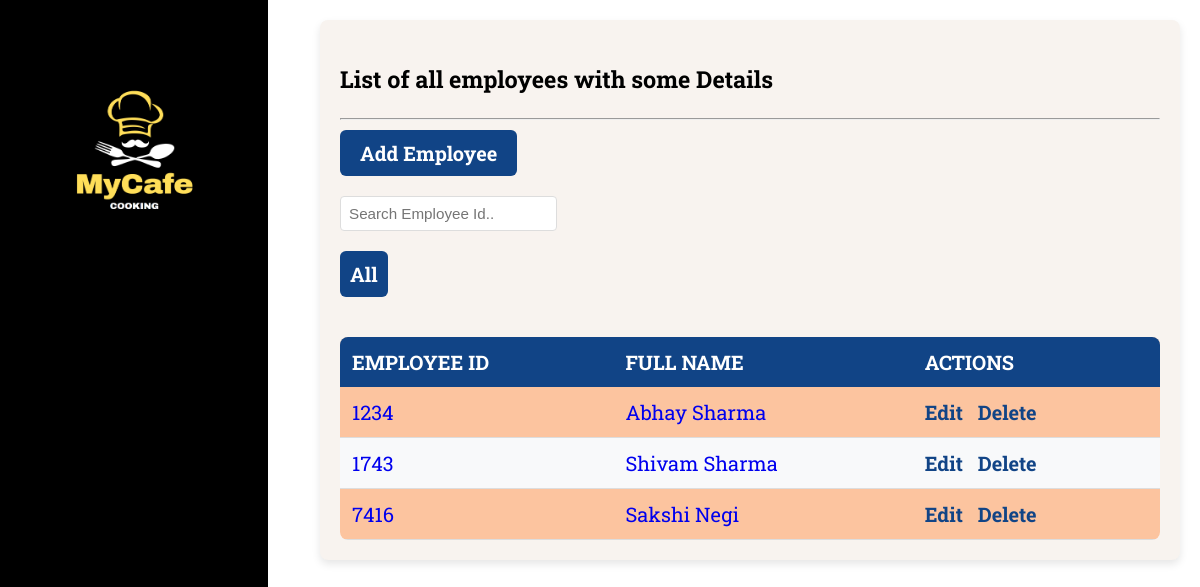
The app's page /employee-detail/ with its own data.
### base/models.py (models this page shows, shortened)
class Employees(models.Model):
    user = models.OneToOneField(User, on_delete=models.CASCADE, primary_key=True, related_name='employee_profile')
    Id = models.PositiveIntegerField(unique=True)
    FirstName = models.CharField(max_length=200)
    FirstName=models.CharField(max_length=200)
    LastName=models.CharField(max_length=200)
    MailId=models.EmailField()
    Balance = models.PositiveIntegerField( default=0)
    updated =models.DateTimeField(auto_now =True)
    created=models.DateTimeField(auto_now_add=True)
    class Meta:
        ordering =['-updated','-created']

### base/views.py (the view)
# urls.py: path('employee-detail/',views.employeeData, name='employeeData'),
def employeeData(request):
    q=request.GET.get('q') if request.GET.get('q') !=None else ''
    employeeData= Employees.objects.filter(
        Q(Id__contains=q)|
        Q(FirstName__icontains=q)
    )
    context={'employeeData':employeeData}
    return render(request,'base/admin/employees_detail.html',context)

### base/context_processors.py (called while the page is built)
def is_admin_user(request):
    if request.user.is_authenticated:
        is_admin = 'admin' in request.user.username.lower()
    else:
        is_admin = False
    return {
        'is_admin': is_admin
    }

### base/templates/base/admin/employees_detail.html
{% extends 'main.html' %}
{% block content %}
<div class="employee-list-container">
    <h3>List of all employees with some Details</h3>
    <hr>
    <a href="{% url 'registerPage' %}" class="add-employee">Add Employee</a>
    <form method="GET" action="{% url 'employeeData' %}" class="search-form">
        <input type="text" name="q" placeholder="Search Employee Id..">
    </form>
    <a href="{% url 'employeeData' %}" class="search-all">All</a>
    <table class="employee-table">
        <thead>
            <tr>
                <th>Employee Id</th>
                <th>Full Name</th>
                <th>Actions</th>
            </tr>
        </thead>
        <tbody>
            {% for employee in employeeData %}
            <tr>
                <td><a href="{% url 'employeeData' %}?q={{employee.Id}}">{{employee.Id}}</a></td>
                <td><a href="{% url 'employeeInfo' employee.Id %}">{{employee.FirstName}} {{employee.LastName}}</a></td>
                <td class="action-links">
                    <a href="{% url 'updateUser' employee.Id %}">Edit</a>
                    <a href="{% url 'deleteUser' employee.Id %}">Delete</a>
                </td>
            </tr>
            {% endfor %}
        </tbody>
    </table>
</div>
{% endblock %}

### static/css/styles.css (style rules this page uses)
body { margin:0; padding:0; display:grid; grid-template-columns: 1fr 3fr; font-family: "Roboto Slab", serif; font-size:1.25rem; }
a { text-decoration: none; }
.search-form { margin-bottom: 20px; }
.search-form input[type="text"] { padding: 8px; font-size: 0.95rem; border: 1px solid #ddd; border-radius: 4px; }
.search-all { display: inline-block; margin-bottom: 20px; padding: 10px; background-color: #114486; color: #ffffff; text-decoration: none; border-radius: 6px; transition: background-color 0.3s ease; font-weight: bold; }
.action-links a { margin-right: 10px; color: #114486; text-decoration: none; font-weight: bold; }
.employee-list-container { margin: 20px; padding: 20px; background-color: #f8f3ef; border-radius: 8px; box-shadow: 0 4px 8px rgba(0, 0, 0, 0.1); }
.add-employee { display: inline-block; margin-bottom: 20px; padding: 10px 20px; background-color: #114486; color: #ffffff; text-decoration: none; border-radius: 6px; transition: background-color 0.3s ease; font-weight: bold; }
.employee-table { width: 100%; border-collapse: collapse; margin-top: 20px; background-color: #ffffff; border-radius: 8px; overflow: hidden; }
.employee-table th { background-color: #114486; color: #ffffff; padding: 12px; text-align: left; text-transform: uppercase; font-weight: bold; }
.employee-table td { padding: 12px; border-bottom: 1px solid #ddd; color: #000e20; }
.employee-table tr:nth-child(even) { background-color: #f8f9fa; }
.employee-table tr:nth-child(odd) { background-color: #fcc49f; color: #ffffff; }

### records on screen
Employees: Id "1234", FirstName "Abhay", LastName "Sharma"
Employees: Id "1743", FirstName "Shivam", LastName "Sharma"
Employees: Id "7416", FirstName "Sakshi", LastName "Negi"
